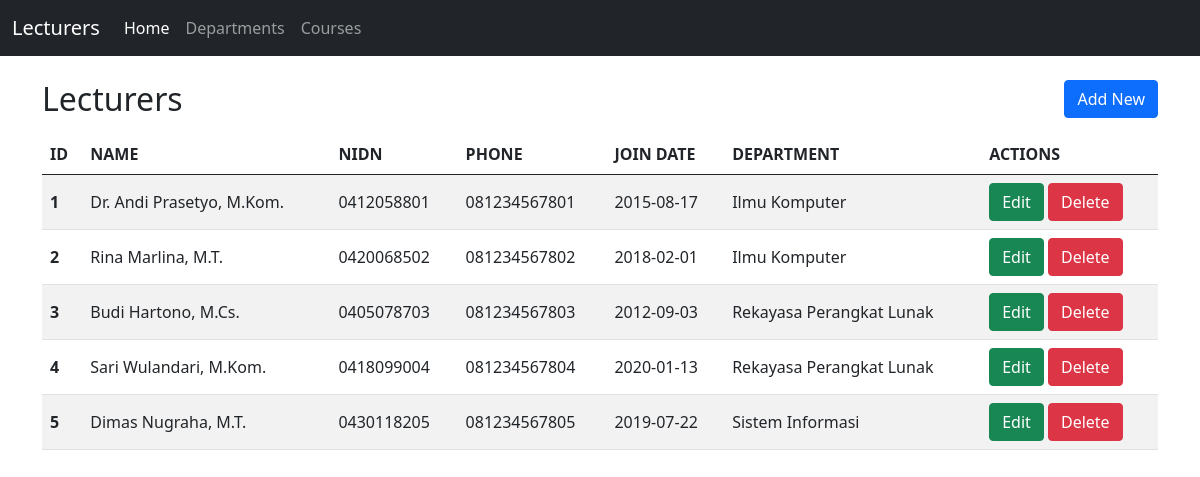
The app's page /Project/index.php with its own data.
### tables this page shows
CREATE TABLE lecturers (
    id INT AUTO_INCREMENT PRIMARY KEY,
    name VARCHAR(100) NOT NULL,
    nidn VARCHAR(20) NOT NULL,
    phone VARCHAR(20) NOT NULL,
    join_date DATE NOT NULL,
    department_id INT NULL,
    FOREIGN KEY (department_id) REFERENCES departments(id)
        ON DELETE SET NULL ON UPDATE CASCADE
);

CREATE TABLE departments (
    id INT AUTO_INCREMENT PRIMARY KEY,
    name VARCHAR(100) NOT NULL,
    code VARCHAR(10) NOT NULL,
    building VARCHAR(50)
);

### Project/controllers/LecturerController.php (called while the page is built, shortened)
<?php
include_once(__DIR__ . "/../models/DB.php");
include_once(__DIR__ . "/../views/LecturerView.php");
class LecturerController
{
    private $lecturer;
    function __construct()
    {
        $this->lecturer = new Lecturer(Config::$db_host, Config::$db_user, Config::$db_pass, Config::$db_name);
    }
    public function index()
    {
        $this->lecturer->open();
        $this->lecturer->getAll();
        $data = $this->lecturer->fetchAll();
        $view = new LecturerView();
        $view->renderList($data);
    }
}

### Project/models/DB.php (called while the page is built, shortened)
<?php
class DB
{
    protected $db_host = "";
    protected $db_user = "";
    protected $db_pass = "";
    protected $db_name = "";
    protected $db_link = null;
    function __construct($db_host, $db_user, $db_pass, $db_name)
    {
        $this->db_host = $db_host;
        $this->db_user = $db_user;
        $this->db_pass = $db_pass;
        $this->db_name = $db_name;
    }
    function open()
    {
        $this->db_link = mysqli_connect($this->db_host, $this->db_user, $this->db_pass, $this->db_name);
        mysqli_set_charset($this->db_link, "utf8mb4");
    }
    function execute($query, $types = "", $params = array())
    {
        $stmt = mysqli_prepare($this->db_link, $query);
        if (!mysqli_stmt_execute($stmt)) {
            die("Query gagal: " . mysqli_stmt_error($stmt));
        }
        $this->result = mysqli_stmt_get_result($stmt);
        return $this->result;
    }
}

### Project/models/Lecturer.php (called while the page is built, shortened)
<?php
class Lecturer extends DB
{
    function getAll()
    {
        $query = "SELECT l.*, d.name AS department_name
                  FROM lecturers l
                  LEFT JOIN departments d ON l.department_id = d.id
                  ORDER BY l.id";
        return $this->execute($query);
    }
}

### Project/views/LecturerView.php (the view, shortened to what this page needs)
<?php
class LecturerView extends BaseView
{
    public function renderList($data)
    {
        $rows = "";
        foreach ($data as $row) {
            $dept = $row['department_name'] ? e($row['department_name']) : "-";
            $rows .= "<tr>
                <th>" . e($row['id']) . "</th>
                <td>" . e($row['name']) . "</td>
                <td>" . e($row['nidn']) . "</td>
                <td>" . e($row['phone']) . "</td>
                <td>" . e($row['join_date']) . "</td>
                <td>" . $dept . "</td>
                <td>
                  <a class='btn btn-success' href='index.php?action=edit&amp;id=" . e($row['id']) . "'>Edit</a>
                  <form method='post' action='index.php?action=delete' class='d-inline' onsubmit=\"return confirm('Delete this lecturer?')\">
                    <input type='hidden' name='id' value='" . e($row['id']) . "'>
                    <button type='submit' class='btn btn-danger'>Delete</button>
                  </form>
                </td>
              </tr>";
        }
    }
}

### Project/index.php (shortened to what this page needs)
<?php
include_once(__DIR__ . "/controllers/LecturerController.php");
$controller = new LecturerController();
$action = $_GET['action'] ?? 'index';
switch ($action) {
    default:
        $controller->index();
}

### Project/views/Template.php
<?php
class Template
{
    private $content = "";
    private $data = array();
    function __construct($name)
    {
        $path = dirname(__DIR__) . "/templates/" . $name . ".html";
        $this->content = file_get_contents($path);
    }
    function replace($key, $value)
    {
        $this->data[$key] = (string) $value;
    }
    function getContent()
    {
        $data = $this->data;
        return preg_replace_callback("/DATA_([A-Z0-9_]+)/", function ($m) use ($data) {
            return isset($data[$m[1]]) ? $data[$m[1]] : "";
        }, $this->content);
    }
    function write()
    {
        echo $this->getContent();
    }
}
function e($text)
{
    return htmlspecialchars((string) $text, ENT_QUOTES, 'UTF-8');
}

### records on screen
lecturers: id "1", name "Dr. Andi Prasetyo, M.Kom.", nidn "0412058801", phone "081234567801", join_date "2015-08-17", department.name "Ilmu Komputer"
lecturers: id "2", name "Rina Marlina, M.T.", nidn "0420068502", phone "081234567802", join_date "2018-02-01", department.name "Ilmu Komputer"
lecturers: id "3", name "Budi Hartono, M.Cs.", nidn "0405078703", phone "081234567803", join_date "2012-09-03", department.name "Rekayasa Perangkat Lunak"
lecturers: id "4", name "Sari Wulandari, M.Kom.", nidn "0418099004", phone "081234567804", join_date "2020-01-13", department.name "Rekayasa Perangkat Lunak"
lecturers: id "5", name "Dimas Nugraha, M.T.", nidn "0430118205", phone "081234567805", join_date "2019-07-22", department.name "Sistem Informasi"

### other values on screen
$this->getContent() "Lecturers Home Departments Courses Lecturers Add New ID NAME NIDN PHONE JOIN DATE DEPARTMENT ACTIONS"
